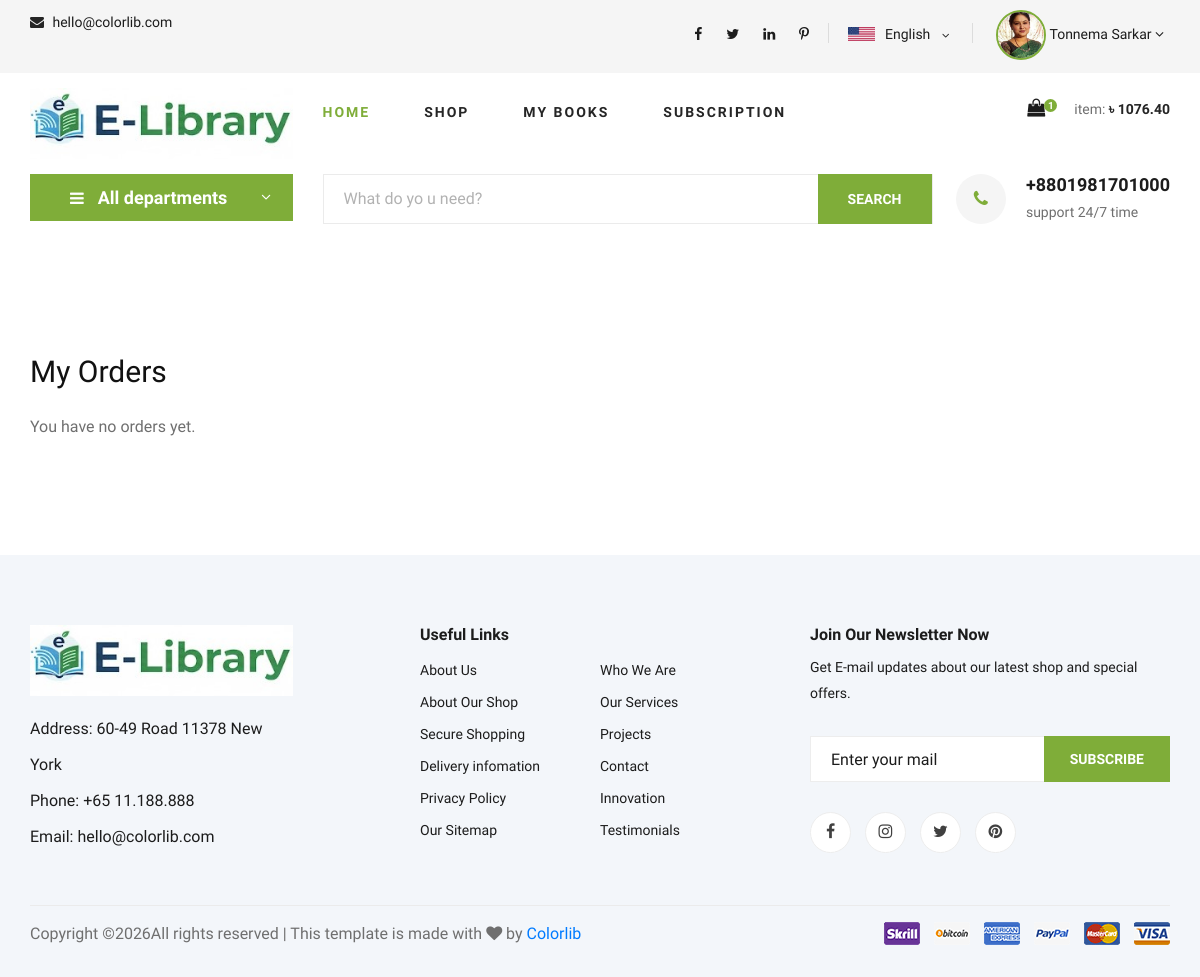
/my-orders/ (signed in), run on an earlier commit of the app's database.
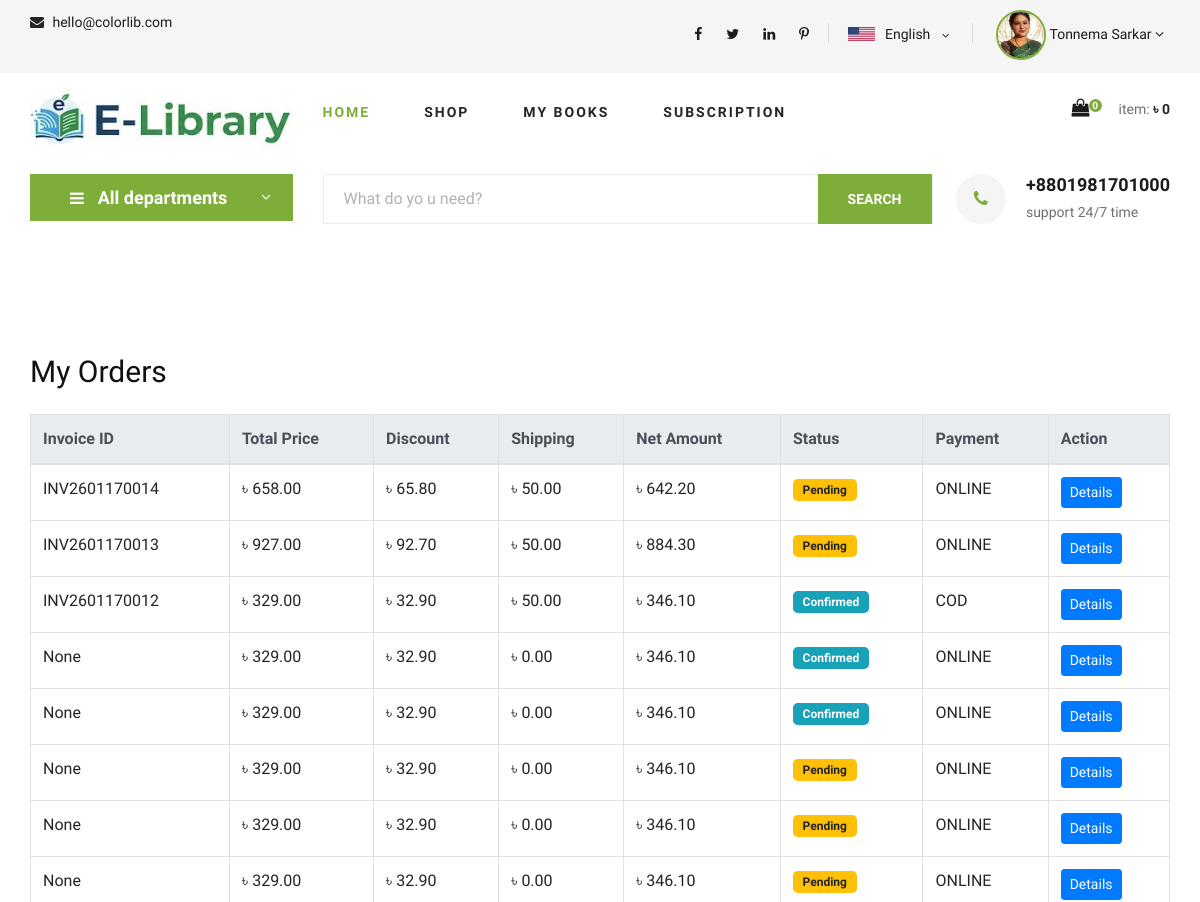
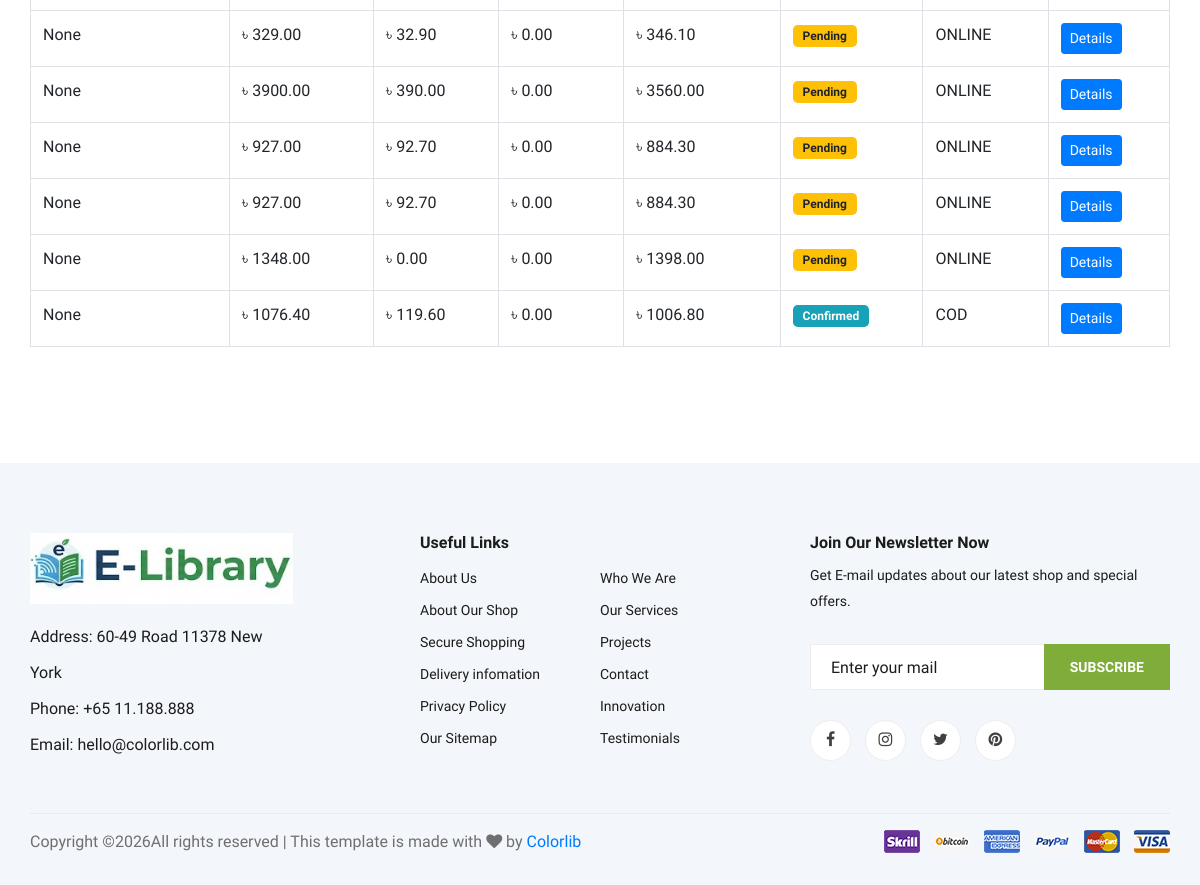
And on a later commit of the database (2 pictures, top to bottom).
### apps/account/models/user_model.py (models this page shows, shortened)
class User(AbstractBaseUser, PermissionsMixin, BaseModel):
    username = models.CharField(max_length=100, unique=True, null=True, blank=True, validators=[UnicodeUsernameValidator()])
    email = models.EmailField(_("email address"), unique=True, null=True, blank=True)
    role = models.ForeignKey(Role, blank=True, null=True, on_delete=models.SET_NULL, related_name="user_role")
    first_name = models.CharField(max_length=100, null=True, blank=True)
    last_name = models.CharField(max_length=100, null=True, blank=True)
    contact_no = models.CharField(max_length=20, null=True, blank=True)
    gender = models.CharField(max_length=20, choices=GenderChoices.choices, default=GenderChoices.UNMENTIONED, blank=True, null=True)
    profile_photo = models.ImageField(upload_to="user_documents/", null=True, blank=True)
    is_active = models.BooleanField(default=True)
    is_staff = models.BooleanField(default=False)
    is_author = models.BooleanField(default=False)
    is_deleted = models.BooleanField(default=False)
    USERNAME_FIELD = "username"
    REQUIRED_FIELDS = ["email"]
    objects = UserManager()
    class Meta:
        db_table = "user"
        verbose_name = "User"
        verbose_name_plural = "Users"

### apps/order/models/cart_model.py (models this page shows, shortened)
class Cart(BaseModel):
    user = models.ForeignKey(User, related_name="cart_user", on_delete=models.CASCADE)
    total_price = models.DecimalField(max_digits=10, decimal_places=2, default=0)
    total_discount = models.DecimalField(max_digits=10, decimal_places=2, default=0)
    net_amount = models.DecimalField(max_digits=10, decimal_places=2, default=0)
    is_active = models.BooleanField(default=True)  # only one active cart per user
    created_at = models.DateTimeField(auto_now_add=True)
    updated_at = models.DateTimeField(auto_now=True)
    class Meta:
        db_table = "cart"
        verbose_name = "Cart"
        verbose_name_plural = "Carts"

### apps/order/models/order_model.py (models this page shows, shortened)
class Order(BaseModel):
    invoice_id = models.CharField(max_length=30, unique=True, blank=True, null=True)
    user = models.ForeignKey(User, related_name="orders_user", on_delete=models.CASCADE)
    total_price = models.DecimalField(max_digits=10, decimal_places=2, default=0)
    total_discount = models.DecimalField(max_digits=10, decimal_places=2, default=0)
    net_amount = models.DecimalField(max_digits=10, decimal_places=2, default=0)
    shipping_charge = models.DecimalField(max_digits=10, decimal_places=2, default=0)
    status = models.CharField(max_length=20, choices=OrderStatusChoices.choices, default=OrderStatusChoices.PENDING)
    payment = models.CharField(max_length=20, choices=OrderPaymentMethodChoices.choices, default=OrderPaymentMethodChoices.COD.value)
    payment_status = models.CharField(
        max_length=20, choices=OrderPaymentStatusChoices.choices, default=OrderPaymentStatusChoices.PENDING
    )
    references_id = models.CharField(max_length=150, null=True, blank=True)
    class Meta:
        db_table = "order"
        verbose_name = "Order"
        verbose_name_plural = "Orders"

### apps/order/views/my_order.py (the view)
# urls.py: path("my-orders/", MyOrdersView.as_view(), name="my_orders"),
class MyOrdersView(LoginRequiredMixin, View):
    login_url = "account:login"
    template_name = "my_order_history.html"
    def get(self, request):
        try:
            orders = Order.objects.filter(user=request.user).order_by("-created_at")
            context = {
                "title": "My Orders",
                "orders": orders,
                "show_hero_banner": False,
                "hero_normal": "hero-normal",
                "subscription": False,
            }
            return render(request, self.template_name, context)
        except Exception as e:
            logger.exception(f"ERROR:------>> Error occurred in My Orders View: {e}")
            messages.error(request, "Unable to load My Orders!")
            return redirect("home:home")

### apps/home/context_processor.py (called while the page is built)
def all_categories(request):
    return {"all_categories": Category.objects.all()}

### apps/order/context_processors.py (called while the page is built)
def cart_summary(request):
    if not request.user.is_authenticated:
        return {
            "cart_count": 0,
            "cart_total": 0,
        }
    cart = Cart.objects.filter(user=request.user, is_active=True).prefetch_related("cart_products_cart").first()
    if not cart:
        return {
            "cart_count": 0,
            "cart_total": 0,
        }
    return {
        "cart_count": cart.cart_products_cart.count(),
        "cart_total": cart.total_price,
    }

### apps/order/templates/my_order_history.html (shortened to what this page needs)
{% extends 'home_base.html' %}
{% load static %}
{% block body %}
<section class="profile spad">
  <div class="container">
    <h3 class="mb-4">{{ title }}</h3>
    {% if orders %}
      <div class="order-table table-responsive">
        <table class="table table-bordered table-hover">
          <thead class="thead-light">
            <tr>
              <th>Invoice ID</th>
              <th>Total Price</th>
              <th>Discount</th>
              <th>Shipping</th>
              <th>Net Amount</th>
              <th>Status</th>
              <th>Payment</th>
              <th>Action</th>
            </tr>
          </thead>
          <tbody>
            {% for order in orders %}
            <tr>
              <td>{{ order.invoice_id }}</td>
              <td>৳ {{ order.total_price }}</td>
              <td>৳ {{ order.total_discount }}</td>
              <td>৳ {{ order.shipping_charge }}</td>
              <td>৳ {{ order.net_amount }}</td>
              <td>
                <span class="badge badge-{{ order.status|lower }}">
                  {{ order.status|title }}
                </span>
              </td>
              <td>{{ order.payment|upper }}</td>
              <td>
                <a href="{% url 'order:my_order_detail' order.pk %}" class="btn btn-sm btn-primary">Details</a>
              </td>
            </tr>
            {% endfor %}
          </tbody>
        </table>
      </div>
    {% else %}
      <p>You have no orders yet.</p>
    {% endif %}
  </div>
</section>
{% endblock %}

### apps/home/templates/home_base.html (shortened to what this page needs)
<!DOCTYPE html>
{% load static %}
<html lang="en">
  <head>
    <link rel="stylesheet" href="{% static 'web/css/bootstrap.min.css' %}" type="text/css" />
    <link rel="stylesheet" href="{% static 'web/css/font-awesome.min.css' %}" type="text/css" />
    <link rel="stylesheet" href="{% static 'web/css/elegant-icons.css' %}" type="text/css" />
    <link rel="stylesheet" href="{% static 'web/css/nice-select.css' %}" type="text/css" />
    <link rel="stylesheet" href="{% static 'web/css/jquery-ui.min.css' %}" type="text/css" />
    <link rel="stylesheet" href="{% static 'web/css/owl.carousel.min.css' %}" type="text/css" />
    <link rel="stylesheet" href="{% static 'web/css/slicknav.min.css' %}" type="text/css" />
    <link rel="stylesheet" href="{% static 'web/css/style.css' %}" type="text/css" />
    <link rel="stylesheet" href="{% static 'web/css/profile.css' %}" type="text/css" />
    <link rel="stylesheet" href="{% static 'web/css/checkout.css' %}" type="text/css" />
    <link rel="stylesheet" href="{% static 'web/css/my_order.css' %}" type="text/css" />
  </head>
  <body>
    <header class="header">
      <div class="header__top">
        <div class="container">
          <div class="row">
            <div class="col-lg-6 col-md-6">
              <div class="header__top__left">
                <ul>
                  <li>
                    <i class="fa fa-envelope"></i> hello@colorlib.com
                  </li>
                </ul>
              </div>
            </div>
            <div class="col-lg-6 col-md-6">
              <div class="header__top__right">
                <div class="header__top__right__social">
                  <a href="#"><i class="fa fa-facebook"></i></a>
                  <a href="#"><i class="fa fa-twitter"></i></a>
                  <a href="#"><i class="fa fa-linkedin"></i></a>
                  <a href="#"><i class="fa fa-pinterest-p"></i></a>
                </div>
                <div class="header__top__right__language">
                  <img src="{% static 'web/img/language.png' %}" alt="" />
                  <div>English</div>
                  <span class="arrow_carrot-down"></span>
                </div>
                <div class="header__top__right__auth">
                  {% if user.is_authenticated %}
                    <div class="user-dropdown">
                      <a href="#" class="user-info">
                        {% if user.profile_photo %}
                          <img src="{{ user.profile_photo.url }}" class="profile-thumb" />
                        {% else %}
                          <i class="fa fa-user-circle"></i>
                        {% endif %}
                        {{ user.first_name }} {{ user.last_name }}
                        <i class="fa fa-angle-down"></i>
                      </a>
                    </div>
                  {% else %}
                    <a href="{% url 'account:login' %}"><i class="fa fa-user"></i> Login</a>
                  {% endif %}
                </div>
              </div>
            </div>
          </div>
        </div>
      </div>
      <div class="container">
        <div class="row">
          <div class="col-lg-3">
            <div class="header__logo">
              <a href="{% url 'home:home' %}"><img src="{% static 'web/img/logo.jpg' %}" alt="" /></a>
            </div>
          </div>
          <div class="col-lg-6">
            <nav class="header__menu">
              <ul>
                <li class="active">
                  <a href="{% url 'home:home' %}">Home</a>
                </li>
                <li>
                  <a href="{% url 'home:home_shope' %}">Shop</a>
                </li>
                <li>
                  <a href="{% url 'home:my_subscription_book_list' %}">My Books</a>
                </li>
                <li>
                  <a href="{% url 'home:home_subscription' %}">Subscription</a>
                </li>
              </ul>
            </nav>
          </div>
          <div class="col-lg-3">
            <div class="header__cart">
              <ul>
                <li>
                  <a href="{% url 'order:cart_detail' %}">
                    <i class="fa fa-shopping-bag"></i>
                    <span id="header-cart-count">{{ cart_count }}</span>
                  </a>
                </li>
              </ul>
              <div class="header__cart__price">
                item: <span id="header-cart-total">&#2547; {{ cart_total }}</span>
              </div>
            </div>
          </div>
        </div>
      </div>
    </header>
    <section class="hero {{ hero_normal }}">
      <div class="container">
        <div class="row">
          <div class="col-lg-3">
            <div class="hero__categories">
              <div class="hero__categories__all">
                <i class="fa fa-bars"></i>
                <span>All departments</span>
              </div>
            </div>
          </div>
          <div class="col-lg-9">
            <div class="hero__search">
              <div class="hero__search__form">
                <form action="#">
                  <input type="text" placeholder="What do yo u need?" />
                  <button type="submit" class="site-btn">SEARCH</button>
                </form>
              </div>
              <div class="hero__search__phone">
                <div class="hero__search__phone__icon">
                  <i class="fa fa-phone"></i>
                </div>
                <div class="hero__search__phone__text">
                  <h5>+8801981701000</h5>
                  <span>support 24/7 time</span>
                </div>
              </div>
            </div>
          </div>
        </div>
      </div>
    </section>
    {% block body %}
    {% endblock %}
    <footer class="footer spad">
      <div class="container">
        <div class="row">
          <div class="col-lg-3 col-md-6 col-sm-6">
            <div class="footer__about">
              <div class="footer__about__logo">
                <a href="{% url 'home:home' %}"><img src="{% static 'web/img/logo.jpg' %}" alt="" /></a>
              </div>
              <ul>
                <li>Address: 60-49 Road 11378 New York</li>
                <li>Phone: +65 11.188.888</li>
                <li>Email: hello@colorlib.com</li>
              </ul>
            </div>
          </div>
          <div class="col-lg-4 col-md-6 col-sm-6 offset-lg-1">
            <div class="footer__widget">
              <h6>Useful Links</h6>
              <ul>
                <li>
                  <a href="#">About Us</a>
                </li>
                <li>
                  <a href="#">About Our Shop</a>
                </li>
                <li>
                  <a href="#">Secure Shopping</a>
                </li>
                <li>
                  <a href="#">Delivery infomation</a>
                </li>
                <li>
                  <a href="#">Privacy Policy</a>
                </li>
                <li>
                  <a href="#">Our Sitemap</a>
                </li>
              </ul>
              <ul>
                <li>
                  <a href="#">Who We Are</a>
                </li>
                <li>
                  <a href="#">Our Services</a>
                </li>
                <li>
                  <a href="#">Projects</a>
                </li>
                <li>
                  <a href="#">Contact</a>
                </li>
                <li>
                  <a href="#">Innovation</a>
                </li>
                <li>
                  <a href="#">Testimonials</a>
                </li>
              </ul>
            </div>
          </div>
          <div class="col-lg-4 col-md-12">
            <div class="footer__widget">
              <h6>Join Our Newsletter Now</h6>
              <p>Get E-mail updates about our latest shop and special offers.</p>
              <form action="#">
                <input type="text" placeholder="Enter your mail" />
                <button type="submit" class="site-btn">Subscribe</button>
              </form>
              <div class="footer__widget__social">
                <a href="#"><i class="fa fa-facebook"></i></a>
                <a href="#"><i class="fa fa-instagram"></i></a>
                <a href="#"><i class="fa fa-twitter"></i></a>
                <a href="#"><i class="fa fa-pinterest"></i></a>
              </div>
            </div>
          </div>
        </div>
        <div class="row">
          <div class="col-lg-12">
            <div class="footer__copyright">
              <div class="footer__copyright__text">
                <p>
                  Copyright &copy;All rights reserved | This template is made with <i class="fa fa-heart" aria-hidden="true"></i> by <a href="https://colorlib.com" target="_blank">Colorlib</a>
                </p>
              </div>
              <div class="footer__copyright__payment">
                <img src="{% static 'web/img/payment-item.png' %}" alt="" />
              </div>
            </div>
          </div>
        </div>
      </div>
    </footer>
  </body>
</html>

### static/web/css/my_order.css (style rules this page uses)
.badge-pending { background-color: #ffc107; color: #212529; padding: 0.3rem 0.6rem; border-radius: 0.3rem; }
.badge-confirmed { background-color: #17a2b8; color: white; padding: 0.3rem 0.6rem; border-radius: 0.3rem; }
.table-responsive { overflow-x: auto; }
.btn-sm { padding: 0.25rem 0.5rem; font-size: 0.875rem; }

What changed in the data, as far as the page shows it:
no longer on this page (row edited): Cart: total_price "1076.40"
added Order: invoice_id "INV2601170014", total_price "658.00", total_discount "65.80", shipping_charge "50.00", net_amount "642.20", status "Pending", payment "ONLINE"
added Order: invoice_id "INV2601170013", total_price "927.00", total_discount "92.70", shipping_charge "50.00", net_amount "884.30", status "Pending", payment "ONLINE"
added Order: invoice_id "INV2601170012", total_price "329.00", total_discount "32.90", shipping_charge "50.00", net_amount "346.10", status "Confirmed", payment "COD"
added Order: invoice_id "None", total_price "329.00", total_discount "32.90", shipping_charge "0.00", net_amount "346.10", status "Confirmed", payment "ONLINE"
added Order: invoice_id "None", total_price "329.00", total_discount "32.90", shipping_charge "0.00", net_amount "346.10", status "Confirmed", payment "ONLINE"
added Order: invoice_id "None", total_price "329.00", total_discount "32.90", shipping_charge "0.00", net_amount "346.10", status "Pending", payment "ONLINE"
added Order: invoice_id "None", total_price "329.00", total_discount "32.90", shipping_charge "0.00", net_amount "346.10", status "Pending", payment "ONLINE"
added Order: invoice_id "None", total_price "329.00", total_discount "32.90", shipping_charge "0.00", net_amount "346.10", status "Pending", payment "ONLINE"
added Order: invoice_id "None", total_price "329.00", total_discount "32.90", shipping_charge "0.00", net_amount "346.10", status "Pending", payment "ONLINE"
added Order: invoice_id "None", total_price "3900.00", total_discount "390.00", shipping_charge "0.00", net_amount "3560.00", status "Pending", payment "ONLINE"
added Order: invoice_id "None", total_price "927.00", total_discount "92.70", shipping_charge "0.00", net_amount "884.30", status "Pending", payment "ONLINE"
added Order: invoice_id "None", total_price "927.00", total_discount "92.70", shipping_charge "0.00", net_amount "884.30", status "Pending", payment "ONLINE"
added Order: invoice_id "None", total_price "1348.00", total_discount "0.00", shipping_charge "0.00", net_amount "1398.00", status "Pending", payment "ONLINE"
added Order: invoice_id "None", total_price "1076.40", total_discount "119.60", shipping_charge "0.00", net_amount "1006.80", status "Confirmed", payment "COD"
Also different on the page:
{{ cart_count }}: "1" → "0"
{{ cart_total }}: (not shown) → "0"
text no longer shown: "You have no orders yet."
text now shown: "Invoice ID Total Price Discount Shipping Net Amount Status Payment Action"
